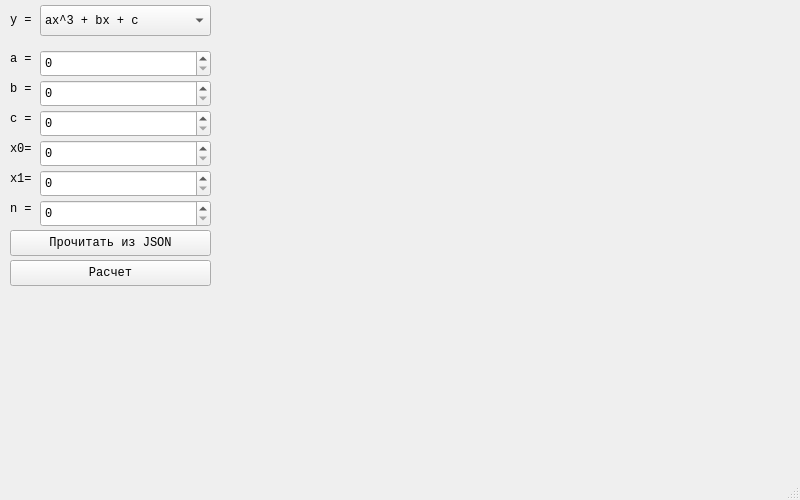
<?xml version="1.0" encoding="UTF-8"?>
<ui version="4.0">
 <class>MainWindow</class>
 <widget class="QMainWindow" name="MainWindow">
  <property name="geometry">
   <rect>
    <x>0</x>
    <y>0</y>
    <width>800</width>
    <height>500</height>
   </rect>
  </property>
  <property name="minimumSize">
   <size>
    <width>800</width>
    <height>440</height>
   </size>
  </property>
  <property name="font">
   <font>
    <family>Monospace</family>
   </font>
  </property>
  <property name="windowTitle">
   <string>Метод Симпсона 3/8</string>
  </property>
  <widget class="QWidget" name="centralwidget">
   <widget class="QComboBox" name="equationPicker">
    <property name="geometry">
     <rect>
      <x>40</x>
      <y>5</y>
      <width>171</width>
      <height>31</height>
     </rect>
    </property>
    <item>
     <property name="text">
      <string>ax^3 + bx + c</string>
     </property>
    </item>
    <item>
     <property name="text">
      <string>a * sin(x + b) + c</string>
     </property>
    </item>
    <item>
     <property name="text">
      <string>a / (x + b) + c</string>
     </property>
    </item>
   </widget>
   <widget class="QLabel" name="label_y">
    <property name="geometry">
     <rect>
      <x>10</x>
      <y>10</y>
      <width>31</width>
      <height>20</height>
     </rect>
    </property>
    <property name="text">
     <string>y =</string>
    </property>
   </widget>
   <widget class="QLabel" name="label_a">
    <property name="geometry">
     <rect>
      <x>10</x>
      <y>50</y>
      <width>31</width>
      <height>18</height>
     </rect>
    </property>
    <property name="text">
     <string>a = </string>
    </property>
   </widget>
   <widget class="QLabel" name="label_b">
    <property name="geometry">
     <rect>
      <x>10</x>
      <y>80</y>
      <width>31</width>
      <height>18</height>
     </rect>
    </property>
    <property name="text">
     <string>b = </string>
    </property>
   </widget>
   <widget class="QLabel" name="label_c">
    <property name="geometry">
     <rect>
      <x>10</x>
      <y>110</y>
      <width>31</width>
      <height>18</height>
     </rect>
    </property>
    <property name="text">
     <string>c = </string>
    </property>
   </widget>
   <widget class="QPushButton" name="countButton">
    <property name="geometry">
     <rect>
      <x>10</x>
      <y>260</y>
      <width>201</width>
      <height>26</height>
     </rect>
    </property>
    <property name="text">
     <string>Расчет</string>
    </property>
   </widget>
   <widget class="QLabel" name="label_x1">
    <property name="geometry">
     <rect>
      <x>10</x>
      <y>170</y>
      <width>31</width>
      <height>18</height>
     </rect>
    </property>
    <property name="font">
     <font>
      <family>Monospace</family>
     </font>
    </property>
    <property name="text">
     <string>x1= </string>
    </property>
   </widget>
   <widget class="QLabel" name="label_x0">
    <property name="geometry">
     <rect>
      <x>10</x>
      <y>140</y>
      <width>31</width>
      <height>18</height>
     </rect>
    </property>
    <property name="font">
     <font>
      <family>Monospace</family>
     </font>
    </property>
    <property name="text">
     <string>x0=</string>
    </property>
   </widget>
   <widget class="QLabel" name="label_n">
    <property name="geometry">
     <rect>
      <x>10</x>
      <y>200</y>
      <width>31</width>
      <height>18</height>
     </rect>
    </property>
    <property name="font">
     <font>
      <family>Monospace</family>
     </font>
    </property>
    <property name="text">
     <string>n = </string>
    </property>
   </widget>
   <widget class="QSpinBox" name="spinBox_a">
    <property name="geometry">
     <rect>
      <x>40</x>
      <y>50</y>
      <width>171</width>
      <height>27</height>
     </rect>
    </property>
   </widget>
   <widget class="QSpinBox" name="spinBox_b">
    <property name="geometry">
     <rect>
      <x>40</x>
      <y>80</y>
      <width>171</width>
      <height>27</height>
     </rect>
    </property>
   </widget>
   <widget class="QSpinBox" name="spinBox_c">
    <property name="geometry">
     <rect>
      <x>40</x>
      <y>110</y>
      <width>171</width>
      <height>27</height>
     </rect>
    </property>
   </widget>
   <widget class="QSpinBox" name="spinBox_x0">
    <property name="geometry">
     <rect>
      <x>40</x>
      <y>140</y>
      <width>171</width>
      <height>27</height>
     </rect>
    </property>
   </widget>
   <widget class="QSpinBox" name="spinBox_x1">
    <property name="geometry">
     <rect>
      <x>40</x>
      <y>170</y>
      <width>171</width>
      <height>27</height>
     </rect>
    </property>
   </widget>
   <widget class="QSpinBox" name="spinBox_n">
    <property name="geometry">
     <rect>
      <x>40</x>
      <y>200</y>
      <width>171</width>
      <height>27</height>
     </rect>
    </property>
   </widget>
   <widget class="QPushButton" name="parseButton">
    <property name="geometry">
     <rect>
      <x>10</x>
      <y>230</y>
      <width>201</width>
      <height>26</height>
     </rect>
    </property>
    <property name="font">
     <font>
      <family>Monospace</family>
     </font>
    </property>
    <property name="text">
     <string>Прочитать из JSON</string>
    </property>
   </widget>
   <widget class="QLabel" name="label">
    <property name="geometry">
     <rect>
      <x>10</x>
      <y>290</y>
      <width>201</width>
      <height>181</height>
     </rect>
    </property>
    <property name="text">
     <string/>
    </property>
    <property name="alignment">
     <set>Qt::AlignLeading|Qt::AlignLeft|Qt::AlignTop</set>
    </property>
    <property name="wordWrap">
     <bool>true</bool>
    </property>
   </widget>
   <widget class="QCustomPlot" name="plot" native="true">
    <property name="geometry">
     <rect>
      <x>230</x>
      <y>10</y>
      <width>551</width>
      <height>461</height>
     </rect>
    </property>
   </widget>
  </widget>
  <widget class="QStatusBar" name="statusbar"/>
  <widget class="QToolBar" name="toolBar">
   <property name="maximumSize">
    <size>
     <width>0</width>
     <height>0</height>
    </size>
   </property>
   <property name="windowTitle">
    <string>toolBar</string>
   </property>
   <attribute name="toolBarArea">
    <enum>TopToolBarArea</enum>
   </attribute>
   <attribute name="toolBarBreak">
    <bool>false</bool>
   </attribute>
  </widget>
 </widget>
 <customwidgets>
  <customwidget>
   <class>QCustomPlot</class>
   <extends>QWidget</extends>
   <header>qcustomplot.h</header>
   <container>1</container>
  </customwidget>
 </customwidgets>
 <resources/>
 <connections/>
</ui>
